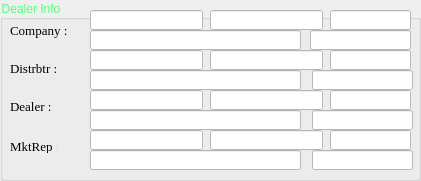
   <widget class="QGroupBox" name="groupBox_2">
    <property name="geometry">
     <rect>
      <x>20</x>
      <y>30</y>
      <width>421</width>
      <height>181</height>
     </rect>
    </property>
    <property name="styleSheet">
     <string notr="true">color: rgb(85, 255, 127);</string>
    </property>
    <property name="title">
     <string>Dealer Info</string>
    </property>
    <widget class="QLabel" name="label_5">
     <property name="geometry">
      <rect>
       <x>10</x>
       <y>20</y>
       <width>61</width>
       <height>21</height>
      </rect>
     </property>
     <property name="font">
      <font>
       <family>Times New Roman</family>
       <pointsize>10</pointsize>
       <weight>50</weight>
       <italic>false</italic>
       <bold>false</bold>
      </font>
     </property>
     <property name="styleSheet">
      <string notr="true">font: 10pt &quot;Times New Roman&quot;;
color: rgb(0, 0, 0);</string>
     </property>
     <property name="text">
      <string>Company : </string>
     </property>
    </widget>
    <widget class="QLabel" name="label_6">
     <property name="geometry">
      <rect>
       <x>10</x>
       <y>60</y>
       <width>61</width>
       <height>16</height>
      </rect>
     </property>
     <property name="font">
      <font>
       <family>Times New Roman</family>
       <pointsize>10</pointsize>
      </font>
     </property>
     <property name="styleSheet">
      <string notr="true">color: rgb(0, 0, 0);</string>
     </property>
     <property name="text">
      <string>Distrbtr : </string>
     </property>
    </widget>
    <widget class="QLabel" name="label_7">
     <property name="geometry">
      <rect>
       <x>10</x>
       <y>100</y>
       <width>47</width>
       <height>13</height>
      </rect>
     </property>
     <property name="font">
      <font>
       <family>Times New Roman</family>
       <pointsize>10</pointsize>
      </font>
     </property>
     <property name="styleSheet">
      <string notr="true">color: rgb(0, 0, 0);</string>
     </property>
     <property name="text">
      <string>Dealer : </string>
     </property>
    </widget>
    <widget class="QLabel" name="label_8">
     <property name="geometry">
      <rect>
       <x>10</x>
       <y>140</y>
       <width>47</width>
       <height>13</height>
      </rect>
     </property>
     <property name="font">
      <font>
       <family>Times New Roman</family>
       <pointsize>10</pointsize>
      </font>
     </property>
     <property name="styleSheet">
      <string notr="true">color: rgb(0, 0, 0);</string>
     </property>
     <property name="text">
      <string>MktRep : </string>
     </property>
    </widget>
    <widget class="QLineEdit" name="lineEdit">
     <property name="geometry">
      <rect>
       <x>90</x>
       <y>10</y>
       <width>113</width>
       <height>20</height>
      </rect>
     </property>
     <property name="styleSheet">
      <string notr="true">background-color: rgb(255, 255, 255);</string>
     </property>
    </widget>
    <widget class="QLineEdit" name="lineEdit_2">
     <property name="geometry">
      <rect>
       <x>210</x>
       <y>10</y>
       <width>113</width>
       <height>20</height>
      </rect>
     </property>
     <property name="styleSheet">
      <string notr="true">background-color: rgb(255, 255, 255);</string>
     </property>
    </widget>
    <widget class="QLineEdit" name="lineEdit_3">
     <property name="geometry">
      <rect>
       <x>330</x>
       <y>10</y>
       <width>81</width>
       <height>20</height>
      </rect>
     </property>
     <property name="styleSheet">
      <string notr="true">background-color: rgb(255, 255, 255);</string>
     </property>
    </widget>
    <widget class="QLineEdit" name="lineEdit_4">
     <property name="geometry">
      <rect>
       <x>90</x>
       <y>30</y>
       <width>211</width>
       <height>20</height>
      </rect>
     </property>
     <property name="styleSheet">
      <string notr="true">background-color: rgb(255, 255, 255);</string>
     </property>
    </widget>
    <widget class="QLineEdit" name="lineEdit_5">
     <property name="geometry">
      <rect>
       <x>310</x>
       <y>30</y>
       <width>101</width>
       <height>20</height>
      </rect>
     </property>
     <property name="styleSheet">
      <string notr="true">background-color: rgb(255, 255, 255);</string>
     </property>
    </widget>
    <widget class="QLineEdit" name="lineEdit_6">
     <property name="geometry">
      <rect>
       <x>90</x>
       <y>50</y>
       <width>113</width>
       <height>20</height>
      </rect>
     </property>
     <property name="styleSheet">
      <string notr="true">background-color: rgb(255, 255, 255);</string>
     </property>
    </widget>
    <widget class="QLineEdit" name="lineEdit_7">
     <property name="geometry">
      <rect>
       <x>210</x>
       <y>50</y>
       <width>113</width>
       <height>20</height>
      </rect>
     </property>
     <property name="styleSheet">
      <string notr="true">background-color: rgb(255, 255, 255);</string>
     </property>
    </widget>
    <widget class="QLineEdit" name="lineEdit_8">
     <property name="geometry">
      <rect>
       <x>330</x>
       <y>50</y>
       <width>81</width>
       <height>20</height>
      </rect>
     </property>
     <property name="styleSheet">
      <string notr="true">background-color: rgb(255, 255, 255);</string>
     </property>
    </widget>
    <widget class="QLineEdit" name="lineEdit_9">
     <property name="geometry">
      <rect>
       <x>90</x>
       <y>70</y>
       <width>211</width>
       <height>20</height>
      </rect>
     </property>
     <property name="styleSheet">
      <string notr="true">background-color: rgb(255, 255, 255);</string>
     </property>
    </widget>
    <widget class="QLineEdit" name="lineEdit_10">
     <property name="geometry">
      <rect>
       <x>312</x>
       <y>70</y>
       <width>101</width>
       <height>20</height>
      </rect>
     </property>
     <property name="styleSheet">
      <string notr="true">background-color: rgb(255, 255, 255);</string>
     </property>
    </widget>
    <widget class="QLineEdit" name="lineEdit_11">
     <property name="geometry">
      <rect>
       <x>90</x>
       <y>90</y>
       <width>113</width>
       <height>20</height>
      </rect>
     </property>
     <property name="styleSheet">
      <string notr="true">background-color: rgb(255, 255, 255);</string>
     </property>
    </widget>
    <widget class="QLineEdit" name="lineEdit_12">
     <property name="geometry">
      <rect>
       <x>210</x>
       <y>90</y>
       <width>113</width>
       <height>20</height>
      </rect>
     </property>
     <property name="styleSheet">
      <string notr="true">background-color: rgb(255, 255, 255);</string>
     </property>
    </widget>
    <widget class="QLineEdit" name="lineEdit_13">
     <property name="geometry">
      <rect>
       <x>330</x>
       <y>90</y>
       <width>81</width>
       <height>20</height>
      </rect>
     </property>
     <property name="styleSheet">
      <string notr="true">background-color: rgb(255, 255, 255);</string>
     </property>
    </widget>
    <widget class="QLineEdit" name="lineEdit_14">
     <property name="geometry">
      <rect>
       <x>90</x>
       <y>110</y>
       <width>211</width>
       <height>20</height>
      </rect>
     </property>
     <property name="styleSheet">
      <string notr="true">background-color: rgb(255, 255, 255);</string>
     </property>
    </widget>
    <widget class="QLineEdit" name="lineEdit_15">
     <property name="geometry">
      <rect>
       <x>312</x>
       <y>110</y>
       <width>101</width>
       <height>20</height>
      </rect>
     </property>
     <property name="styleSheet">
      <string notr="true">background-color: rgb(255, 255, 255);</string>
     </property>
    </widget>
    <widget class="QLineEdit" name="lineEdit_16">
     <property name="geometry">
      <rect>
       <x>90</x>
       <y>130</y>
       <width>113</width>
       <height>20</height>
      </rect>
     </property>
     <property name="styleSheet">
      <string notr="true">background-color: rgb(255, 255, 255);</string>
     </property>
    </widget>
    <widget class="QLineEdit" name="lineEdit_17">
     <property name="geometry">
      <rect>
       <x>210</x>
       <y>130</y>
       <width>113</width>
       <height>20</height>
      </rect>
     </property>
     <property name="styleSheet">
      <string notr="true">background-color: rgb(255, 255, 255);</string>
     </property>
    </widget>
    <widget class="QLineEdit" name="lineEdit_18">
     <property name="geometry">
      <rect>
       <x>330</x>
       <y>130</y>
       <width>81</width>
       <height>20</height>
      </rect>
     </property>
     <property name="styleSheet">
      <string notr="true">background-color: rgb(255, 255, 255);</string>
     </property>
    </widget>
    <widget class="QLineEdit" name="lineEdit_19">
     <property name="geometry">
      <rect>
       <x>90</x>
       <y>150</y>
       <width>211</width>
       <height>20</height>
      </rect>
     </property>
     <property name="styleSheet">
      <string notr="true">background-color: rgb(255, 255, 255);</string>
     </property>
    </widget>
    <widget class="QLineEdit" name="lineEdit_20">
     <property name="geometry">
      <rect>
       <x>312</x>
       <y>150</y>
       <width>101</width>
       <height>20</height>
      </rect>
     </property>
     <property name="styleSheet">
      <string notr="true">background-color: rgb(255, 255, 255);</string>
     </property>
    </widget>
   </widget>
